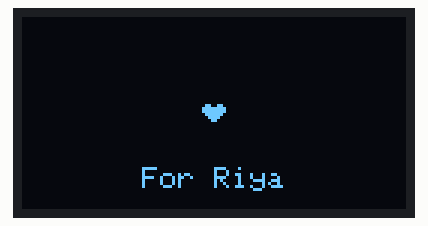
The sketch below on a simulated ESP32. Parts: 128×64 one-colour display. What the sketch prints to the serial monitor is not drawn.

Above: at 0.1 s.
At 0.5 s:
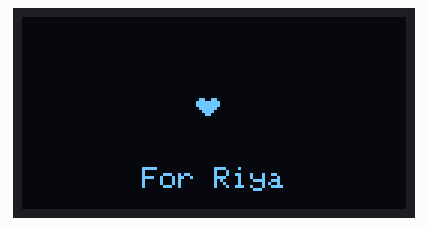
At 1.0 s:
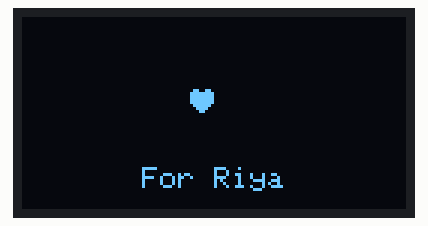
At 10.76 s:
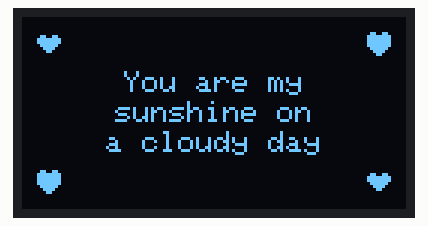
At 20.44 s:
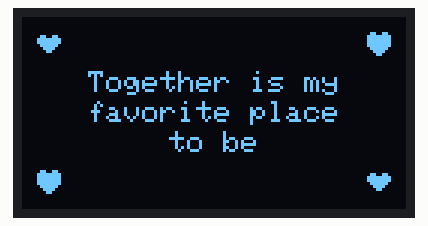
At 39.81 s:
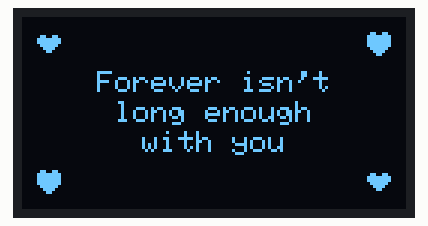

The sketch:

oled-love-quotes-riya.ino
```cpp
/*
 * =====================================================
 * OLED LOVE QUOTES ANIMATION FOR RIYA
 * =====================================================
 *
 * A romantic display program that shows animated love quotes
 * and hearts on a 0.94" OLED display using ESP32
 *
 * HARDWARE COMPONENTS:
 * --------------------
 * 1. ESP32 Development Board
 * 2. 0.94" OLED Display SSD1306 (128x64 pixels, I2C)
 *
 * WIRING CONNECTIONS:
 * -------------------
 * OLED Display (SSD1306):
 *   - VCC  -> 3.3V
 *   - GND  -> GND
 *   - SDA  -> GPIO 21
 *   - SCL  -> GPIO 22
 *
 * FEATURES:
 * ---------
 * - Animated heart icons
 * - Rotating romantic quotes
 * - Smooth text transitions
 * - Final dedication message
 *
 * Author: Tanveer
 * For: Riya ❤️
 * Date: 2026
 */

#include <Wire.h>
#include <Adafruit_GFX.h>
#include <Adafruit_SSD1306.h>

/* ================= OLED DISPLAY CONFIGURATION ================= */
#define SCREEN_WIDTH 128
#define SCREEN_HEIGHT 64
#define OLED_RESET -1  // Reset pin (-1 if sharing ESP32 reset pin)
#define SCREEN_ADDRESS 0x3C  // I2C address for 0.94" OLED

Adafruit_SSD1306 display(SCREEN_WIDTH, SCREEN_HEIGHT, &Wire, OLED_RESET);

/* ================= TIMING CONFIGURATION ================= */
#define QUOTE_DISPLAY_TIME 4000   // Time to display each quote (ms)
#define HEART_ANIMATION_SPEED 100 // Heart beat animation speed (ms)

/* ================= ROMANTIC QUOTES FOR RIYA ================= */
const char* quotes[] = {
  "Every moment\nwith you is\na treasure",
  "You are my\nsunshine on\na cloudy day",
  "In your smile,\nI find my\nhappiness",
  "You make my\nheart skip\na beat",
  "Together is my\nfavorite place\nto be",
  "You are the\nreason I\nsmile daily",
  "My love for you\ngrows stronger\nevery day",
  "You complete me\nin every way\npossible",
  "Forever isn't\nlong enough\nwith you"
};

const int NUM_QUOTES = sizeof(quotes) / sizeof(quotes[0]);

/* ================= GLOBAL VARIABLES ================= */
int currentQuote = 0;
unsigned long lastQuoteChange = 0;
unsigned long lastHeartBeat = 0;
bool isHeartBig = true;
int animationPhase = 0;  // 0 = quote display, 1 = final message

/* ================= HEART BITMAP (8x8 pixels) ================= */
const unsigned char PROGMEM heartSmall[] = {
  0b00000000,
  0b01100110,
  0b11111111,
  0b11111111,
  0b01111110,
  0b00111100,
  0b00011000,
  0b00000000
};

const unsigned char PROGMEM heartBig[] = {
  0b01100110,
  0b11111111,
  0b11111111,
  0b11111111,
  0b11111111,
  0b01111110,
  0b00111100,
  0b00011000
};

void setup() {
  Serial.begin(115200);
  Serial.println(F("\n=== OLED Love Quotes Display ==="));
  Serial.println(F("Initializing display..."));

  // Initialize I2C
  Wire.begin();

  // Initialize OLED display
  if(!display.begin(SSD1306_SWITCHCAPVCC, SCREEN_ADDRESS)) {
    Serial.println(F("SSD1306 allocation failed!"));
    Serial.println(F("Check connections:"));
    Serial.println(F("  SDA -> GPIO 21"));
    Serial.println(F("  SCL -> GPIO 22"));
    Serial.println(F("  VCC -> 3.3V"));
    Serial.println(F("  GND -> GND"));
    for(;;); // Don't proceed, loop forever
  }

  Serial.println(F("Display initialized successfully!"));

  // Clear the buffer
  display.clearDisplay();
  display.setTextColor(SSD1306_WHITE);

  // Show startup animation
  showStartupAnimation();

  delay(2000);
  lastQuoteChange = millis();
}

void loop() {
  unsigned long currentTime = millis();

  if (animationPhase == 0) {
    // Quote display phase

    // Check if it's time to change quote
    if (currentTime - lastQuoteChange >= QUOTE_DISPLAY_TIME) {
      currentQuote++;

      // After showing all quotes, move to final message
      if (currentQuote >= NUM_QUOTES) {
        animationPhase = 1;
        showFinalMessage();
        return;
      }

      lastQuoteChange = currentTime;
      Serial.print(F("Showing quote #"));
      Serial.println(currentQuote + 1);
    }

    // Animate heart beat
    if (currentTime - lastHeartBeat >= HEART_ANIMATION_SPEED) {
      isHeartBig = !isHeartBig;
      lastHeartBeat = currentTime;
    }

    // Display current quote with animated hearts
    displayQuoteWithHearts(currentQuote);

  } else {
    // Final message phase - keep showing the final message

    // Animate heart beat on final message
    if (currentTime - lastHeartBeat >= HEART_ANIMATION_SPEED) {
      isHeartBig = !isHeartBig;
      lastHeartBeat = currentTime;
      displayFinalMessage();
    }
  }

  delay(50); // Small delay for stability
}

/* ================= DISPLAY FUNCTIONS ================= */

void showStartupAnimation() {
  // Show a heart growing animation
  for (int i = 0; i < 3; i++) {
    display.clearDisplay();

    // Draw expanding heart
    int size = 8 + (i * 4);
    int x = (SCREEN_WIDTH - size) / 2;
    int y = (SCREEN_HEIGHT - size) / 2;

    drawHeart(x, y, i == 2);

    // Show "For Riya" text
    display.setTextSize(1);
    display.setCursor(40, 50);
    display.print(F("For Riya"));

    display.display();
    delay(400);
  }

  delay(1000);
}

void displayQuoteWithHearts(int quoteIndex) {
  display.clearDisplay();

  // Draw animated hearts in corners
  drawHeart(5, 5, isHeartBig);           // Top left
  drawHeart(SCREEN_WIDTH - 13, 5, !isHeartBig);    // Top right
  drawHeart(5, SCREEN_HEIGHT - 13, !isHeartBig);   // Bottom left
  drawHeart(SCREEN_WIDTH - 13, SCREEN_HEIGHT - 13, isHeartBig); // Bottom right

  // Display quote text in center
  display.setTextSize(1);
  display.setTextColor(SSD1306_WHITE);

  // Calculate text position to center it
  int textY = 18;

  // Parse and display multi-line quote
  String quote = String(quotes[quoteIndex]);
  int lineNum = 0;
  int startPos = 0;

  while (startPos < quote.length()) {
    int newlinePos = quote.indexOf('\n', startPos);
    String line;

    if (newlinePos == -1) {
      line = quote.substring(startPos);
      startPos = quote.length();
    } else {
      line = quote.substring(startPos, newlinePos);
      startPos = newlinePos + 1;
    }

    // Center the text
    int textX = (SCREEN_WIDTH - (line.length() * 6)) / 2;
    display.setCursor(textX, textY + (lineNum * 10));
    display.print(line);
    lineNum++;
  }

  display.display();
}

void showFinalMessage() {
  Serial.println(F("Displaying final message!"));
  displayFinalMessage();
}

void displayFinalMessage() {
  display.clearDisplay();

  // Draw multiple hearts around the screen
  drawHeart(10, 8, isHeartBig);
  drawHeart(SCREEN_WIDTH - 18, 8, !isHeartBig);
  drawHeart(10, SCREEN_HEIGHT - 16, !isHeartBig);
  drawHeart(SCREEN_WIDTH - 18, SCREEN_HEIGHT - 16, isHeartBig);

  // Additional hearts
  drawHeart(SCREEN_WIDTH/2 - 4, 2, isHeartBig);
  drawHeart(SCREEN_WIDTH/2 - 4, SCREEN_HEIGHT - 10, !isHeartBig);

  // Display final message
  display.setTextSize(2);
  display.setCursor(10, 20);
  display.print(F("I Love"));

  display.setCursor(28, 38);
  display.print(F("You"));

  display.setTextSize(1);
  display.setCursor(10, 54);
  display.print(F("Riya - Tanveer"));

  display.display();
}

void drawHeart(int x, int y, bool big) {
  // Draw heart bitmap
  if (big) {
    display.drawBitmap(x, y, heartBig, 8, 8, SSD1306_WHITE);
  } else {
    display.drawBitmap(x, y, heartSmall, 8, 8, SSD1306_WHITE);
  }
}
```

Measured:
- what the display in image 1 shows lasts 0.4 s, from 0.5 s to 0.9 s
- what the display in image 2 shows lasts 3.4 s, from 0.9 s to 4.3 s
